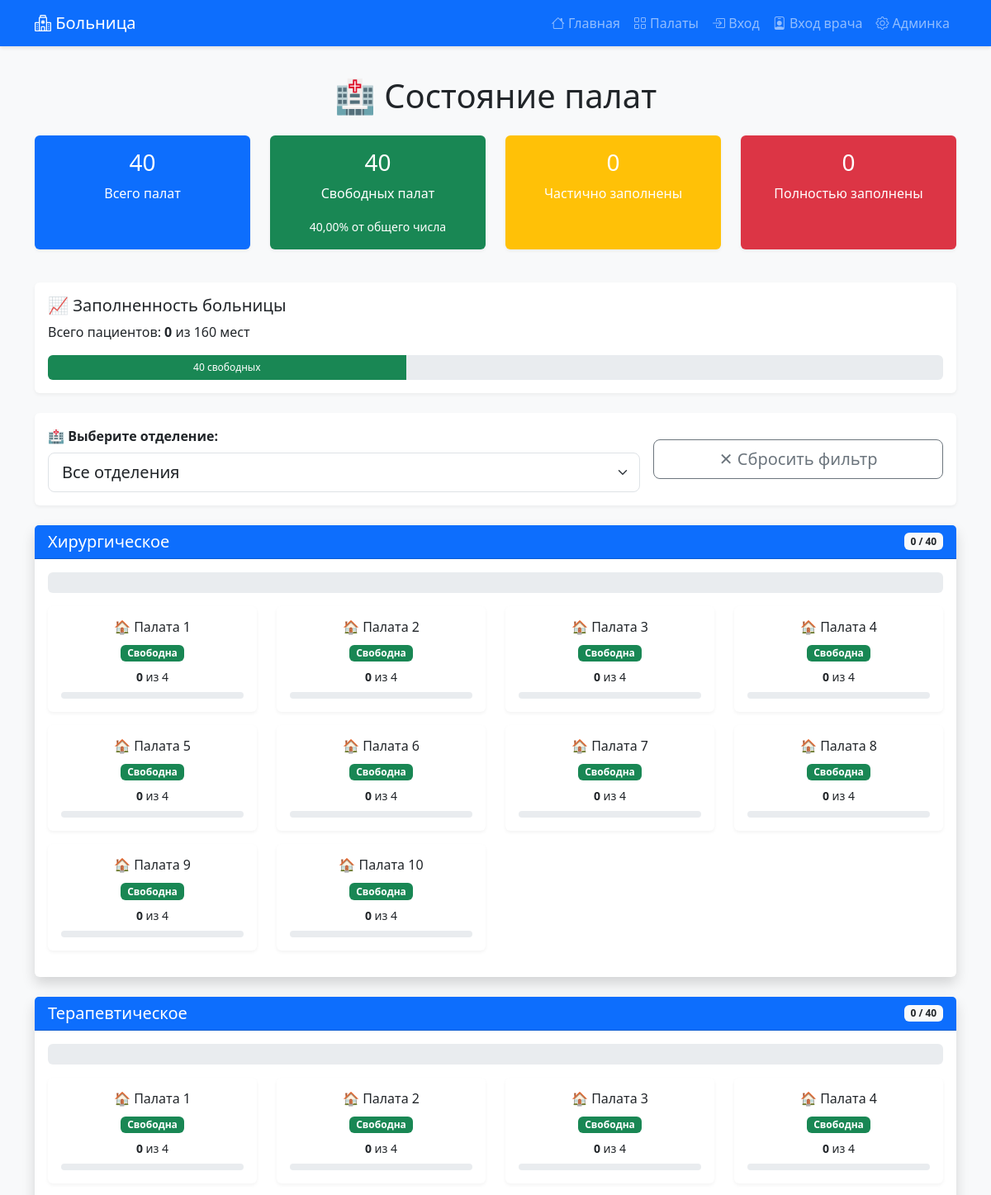
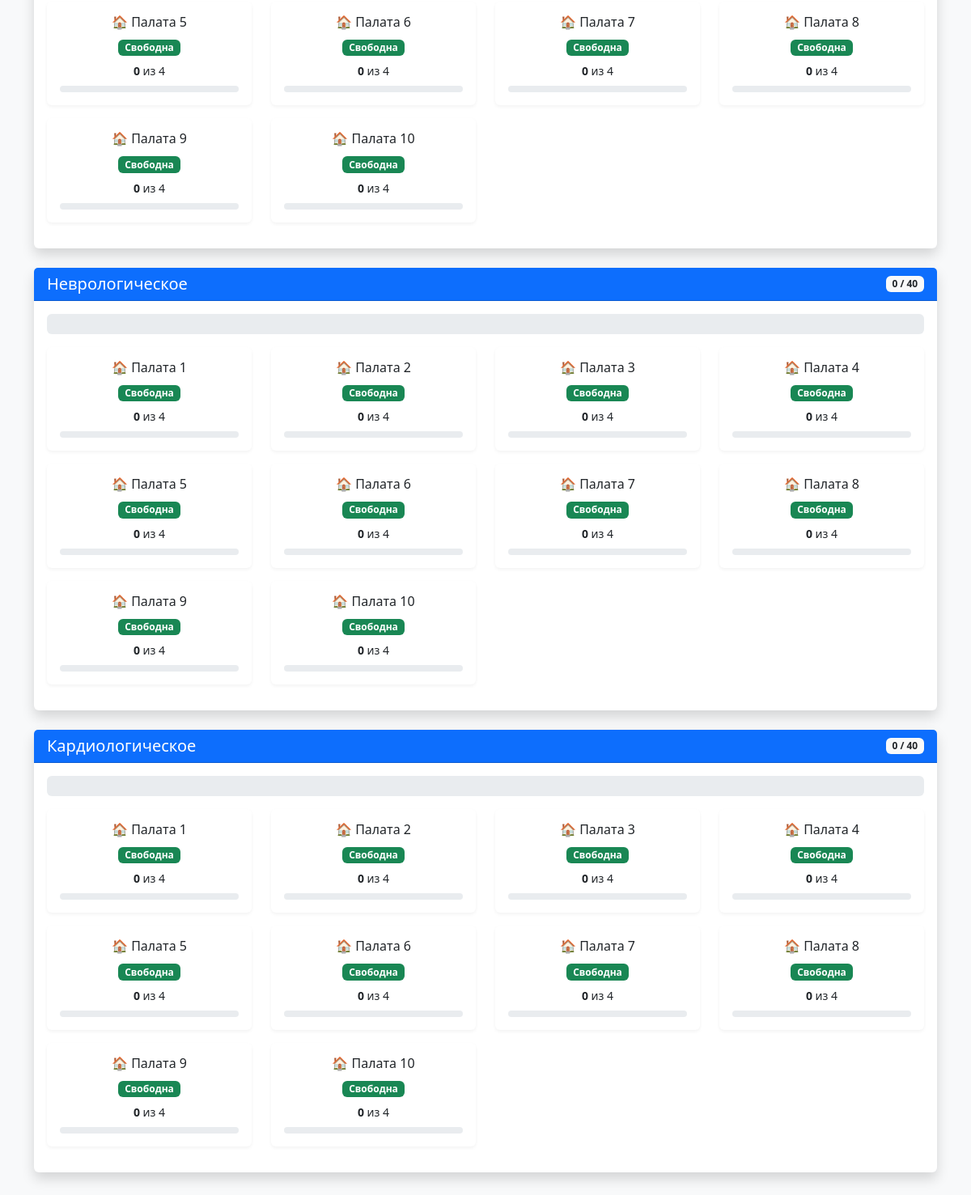
Page /room_status/ on the committed database (2 pictures, top to bottom).
### hospital/models.py (models this page shows, shortened)
class Department(models.Model):
    name = models.CharField(max_length=100, verbose_name="Название отделения")
    class Meta:
        verbose_name = "Отделение"
        verbose_name_plural = "Отделения"

class Room(models.Model):
    department = models.ForeignKey(Department, on_delete=models.CASCADE, verbose_name="Отделение")
    number = models.IntegerField(verbose_name="Номер палаты")
    capacity = models.IntegerField(default=4, verbose_name="Вместимость")
    class Meta:
        verbose_name = "Палата"
        verbose_name_plural = "Палаты"
        unique_together = ['department', 'number']
        ordering = ['department', 'number']

### hospital/views.py (the view)
# urls.py: path('room_status/', views.room_status, name='room_status'),
def room_status(request):
    dep_id = request.GET.get('department')
    if dep_id:
        departments = Department.objects.filter(id=dep_id).prefetch_related('room_set__patient_set')
    else:
        departments = Department.objects.all().prefetch_related('room_set__patient_set')
    total_rooms = Room.objects.count()
    total_capacity = Room.objects.aggregate(total=Sum('capacity'))['total'] or 0
    total_patients = Patient.objects.count()
    occupied_rooms = Room.objects.annotate(patient_count=Count('patient')).filter(patient_count__gt=0).count()
    full_rooms = Room.objects.annotate(
        patient_count=Count('patient')
    ).filter(
        patient_count__gte=4
    ).count()
    empty_rooms = Room.objects.annotate(patient_count=Count('patient')).filter(patient_count=0).count()
    partial_rooms = occupied_rooms - full_rooms
    departments_stats = []
    for dep in departments:
        rooms = Room.objects.filter(department=dep).prefetch_related('patient_set')
        dep_total_patients = Patient.objects.filter(room__department=dep).count()
        dep_total_capacity = sum(r.capacity for r in rooms)
        dep_fill_percent = int((dep_total_patients / dep_total_capacity) * 100) if dep_total_capacity > 0 else 0
        departments_stats.append({
            'department': dep,
            'rooms': rooms,
            'total_patients': dep_total_patients,
            'total_capacity': dep_total_capacity,
            'fill_percent': dep_fill_percent,
        })
    context = {
        'departments_stats': departments_stats,
        'total_rooms': total_rooms,
        'total_capacity': total_capacity,
        'total_patients': total_patients,
        'occupied_rooms': occupied_rooms,
        'full_rooms': full_rooms,
        'empty_rooms': empty_rooms,
        'partial_rooms': partial_rooms,
        'selected_department': dep_id,
    }
    return render(request, "room_status.html", context)

### hospital/templates/room_status.html (shortened to what this page needs)
{% extends 'base.html' %}
{% block content %}
<div class="container">
    <h1 class="text-center mb-4">🏥 Состояние палат</h1>
    <div class="row mb-4">
        <div class="col-md-3 mb-3">
            <div class="card text-white bg-primary h-100">
                <div class="card-body text-center">
                    <h3 class="card-title">{{ total_rooms }}</h3>
                    <p class="card-text">Всего палат</p>
                </div>
            </div>
        </div>
        <div class="col-md-3 mb-3">
            <div class="card text-white bg-success h-100">
                <div class="card-body text-center">
                    <h3 class="card-title">{{ empty_rooms }}</h3>
                    <p class="card-text">Свободных палат</p>
                    <small>{{ empty_rooms|floatformat:1|add:"0" }}% от общего числа</small>
                </div>
            </div>
        </div>
        <div class="col-md-3 mb-3">
            <div class="card text-white bg-warning h-100">
                <div class="card-body text-center">
                    <h3 class="card-title">{{ partial_rooms }}</h3>
                    <p class="card-text">Частично заполнены</p>
                </div>
            </div>
        </div>
        <div class="col-md-3 mb-3">
            <div class="card text-white bg-danger h-100">
                <div class="card-body text-center">
                    <h3 class="card-title">{{ full_rooms }}</h3>
                    <p class="card-text">Полностью заполнены</p>
                </div>
            </div>
        </div>
    </div>
    <div class="card mb-4">
        <div class="card-body">
            <h5 class="card-title">📈 Заполненность больницы</h5>
            <p>Всего пациентов: <strong>{{ total_patients }}</strong> из {{ total_capacity }} мест</p>
            <div class="progress" style="height: 30px;">
                <div class="progress-bar bg-success" style="width: {{ empty_rooms|floatformat:0|add:'0' }}%;">
                    {{ empty_rooms }} свободных
                </div>
            </div>
        </div>
    </div>
    <div class="card mb-4">
        <div class="card-body">
            <form method="GET" class="row g-3 align-items-center">
                <div class="col-md-8">
                    <label class="form-label fw-bold">🏥 Выберите отделение:</label>
                    <select name="department" class="form-select form-select-lg" onchange="this.form.submit()">
                        <option value="">Все отделения</option>
                    </select>
                </div>
                <div class="col-md-4">
                    <a href="{% url 'room_status' %}" class="btn btn-outline-secondary btn-lg w-100">
                        ✕ Сбросить фильтр
                    </a>
                </div>
            </form>
        </div>
    </div>
    {% for dep_stat in departments_stats %}
    <div class="card mb-4 shadow">
        <div class="card-header bg-primary text-white d-flex justify-content-between align-items-center">
            <h5 class="mb-0">{{ dep_stat.department.name }}</h5>
            <span class="badge bg-light text-dark">{{ dep_stat.total_patients }} / {{ dep_stat.total_capacity }}</span>
        </div>
        <div class="card-body">
            <div class="progress mb-3" style="height: 25px;">
            </div>
            <div class="row">
                {% for room in dep_stat.rooms %}
                <div class="col-md-3 col-sm-4 mb-3">
                    {% with patients=room.patient_set.all %}
                    {% with occupancy=patients.count %}
                    <div class="card h-100 {% if occupancy == 0 %}border-success{% elif occupancy >= 4 %}border-danger{% else %}border-warning{% endif %}"
                         style="border-width: 3px; cursor: pointer;"
                         data-bs-toggle="modal"
                         data-bs-target="#roomModal{{ room.id }}">
                        <div class="card-body text-center p-3">
                            <h6 class="card-title mb-2">
                                🏠 Палата {{ room.number }}
                            </h6>
                            <div class="mb-2">
                                {% if occupancy == 0 %}
                                    <span class="badge bg-success">Свободна</span>
                                {% elif occupancy >= 4 %}
                                    <span class="badge bg-danger">Заполнена</span>
                                {% else %}
                                    <span class="badge bg-warning text-dark">Частично</span>
                                {% endif %}
                            </div>
                            <p class="card-text small mb-0">
                                <strong>{{ occupancy }}</strong> из {{ room.capacity }}
                            </p>
                            <div class="progress mt-2" style="height: 8px;">
                            </div>
                        </div>
                    </div>
                    {% endwith %}
                    {% endwith %}
                </div>
                {% endfor %}
            </div>
        </div>
    </div>
    {% endfor %}
</div>
{% endblock %}

### hospital/templates/base.html (shortened to what this page needs)
{% load static %}
<!DOCTYPE html>
<html lang="ru">
<head>
    <link href="https://cdn.jsdelivr.net/npm/bootstrap@5.3.0/dist/css/bootstrap.min.css" rel="stylesheet">
    <link href="https://cdn.jsdelivr.net/npm/bootstrap-icons@1.10.0/font/bootstrap-icons.css" rel="stylesheet">
</head>
<body>
    <nav class="navbar navbar-expand-lg navbar-dark bg-primary">
        <div class="container">
            <a class="navbar-brand" href="{% url 'index' %}">
                <i class="bi bi-hospital"></i> Больница
            </a>
            <div class="collapse navbar-collapse" id="navbarNav">
                <ul class="navbar-nav ms-auto">
                    <li class="nav-item">
                        <a class="nav-link" href="{% url 'index' %}">
                            <i class="bi bi-house"></i> Главная
                        </a>
                    </li>
                    <li class="nav-item">
                        <a class="nav-link" href="{% url 'room_status' %}">
                            <i class="bi bi-grid"></i> Палаты
                        </a>
                    </li>
                    {% if user.is_authenticated %}
                    <li class="nav-item dropdown">
                        <a class="nav-link dropdown-toggle" href="#" id="navbarDropdown" role="button" data-bs-toggle="dropdown">
                            <i class="bi bi-person-circle"></i> {{ user.username }}
                        </a>
                        <ul class="dropdown-menu dropdown-menu-end">
                            <li><a class="dropdown-item" href="{% url 'add_patient' %}"><i class="bi bi-person-plus"></i> Добавить пациента</a></li>
                            <li><hr class="dropdown-divider"></li>
                            <li><a class="dropdown-item" href="{% url 'logout' %}"><i class="bi bi-box-arrow-right"></i> Выйти</a></li>
                        </ul>
                    </li>
                    {% else %}
                    <li class="nav-item">
                        <a class="nav-link" href="{% url 'login' %}">
                            <i class="bi bi-box-arrow-in-right"></i> Вход
                        </a>
                    </li>
                    <li class="nav-item">
                        <a class="nav-link" href="{% url 'doctor_login' %}">
                            <i class="bi bi-person-badge"></i> Вход врача
                        </a>
                    </li>
                    {% endif %}
                    <li class="nav-item">
                        <a class="nav-link" href="/admin/" target="_blank">
                            <i class="bi bi-gear"></i> Админка
                        </a>
                    </li>
                </ul>
            </div>
        </div>
    </nav>
    <main class="container main-content">
        {% block content %}
        {% endblock %}
    </main>
</body>
</html>

### hospital/templates/base.html (style rules this page uses)
body { background-color: #f8f9fa; min-height: 100vh; display: flex; flex-direction: column; }
.navbar { box-shadow: 0 2px 4px rgba(0,0,0,0.1); }
.main-content { flex: 1; padding: 20px 0; }
.card { box-shadow: 0 2px 4px rgba(0,0,0,0.05); border: none; }

### rows in the picture
Department: department.name "Хирургическое", total_patients "0", total_capacity "40"
Room: number "1", occupancy "0", capacity "4"
Room: number "2", occupancy "0", capacity "4"
Room: number "3", occupancy "0", capacity "4"
Room: number "4", occupancy "0", capacity "4"
Room: number "5", occupancy "0", capacity "4"
Room: number "6", occupancy "0", capacity "4"
Room: number "7", occupancy "0", capacity "4"
Room: number "8", occupancy "0", capacity "4"
Room: number "9", occupancy "0", capacity "4"
Room: number "10", occupancy "0", capacity "4"
Department: department.name "Терапевтическое", total_patients "0", total_capacity "40"
Room: number "1", occupancy "0", capacity "4"
Room: number "2", occupancy "0", capacity "4"
Room: number "3", occupancy "0", capacity "4"
Room: number "4", occupancy "0", capacity "4"
Room: number "5", occupancy "0", capacity "4"
Room: number "6", occupancy "0", capacity "4"
Room: number "7", occupancy "0", capacity "4"
Room: number "8", occupancy "0", capacity "4"
Room: number "9", occupancy "0", capacity "4"
Room: number "10", occupancy "0", capacity "4"
Department: department.name "Неврологическое", total_patients "0", total_capacity "40"
Room: number "1", occupancy "0", capacity "4"
Room: number "2", occupancy "0", capacity "4"
Room: number "3", occupancy "0", capacity "4"
Room: number "4", occupancy "0", capacity "4"
Room: number "5", occupancy "0", capacity "4"
Room: number "6", occupancy "0", capacity "4"
Room: number "7", occupancy "0", capacity "4"
Room: number "8", occupancy "0", capacity "4"
Room: number "9", occupancy "0", capacity "4"
Room: number "10", occupancy "0", capacity "4"
Department: department.name "Кардиологическое", total_patients "0", total_capacity "40"
Room: number "1", occupancy "0", capacity "4"
Room: number "2", occupancy "0", capacity "4"
Room: number "3", occupancy "0", capacity "4"
Room: number "4", occupancy "0", capacity "4"
Room: number "5", occupancy "0", capacity "4"
Room: number "6", occupancy "0", capacity "4"
Room: number "7", occupancy "0", capacity "4"
Room: number "8", occupancy "0", capacity "4"
Room: number "9", occupancy "0", capacity "4"
Room: number "10", occupancy "0", capacity "4"

### other values in the picture
{{ total_rooms }} "40"
{{ empty_rooms }} "40"
{{ empty_rooms|floatformat:1|add:"0" }} "40,00"
{{ partial_rooms }} "0"
{{ full_rooms }} "0"
{{ total_patients }} "0"
{{ total_capacity }} "160"
